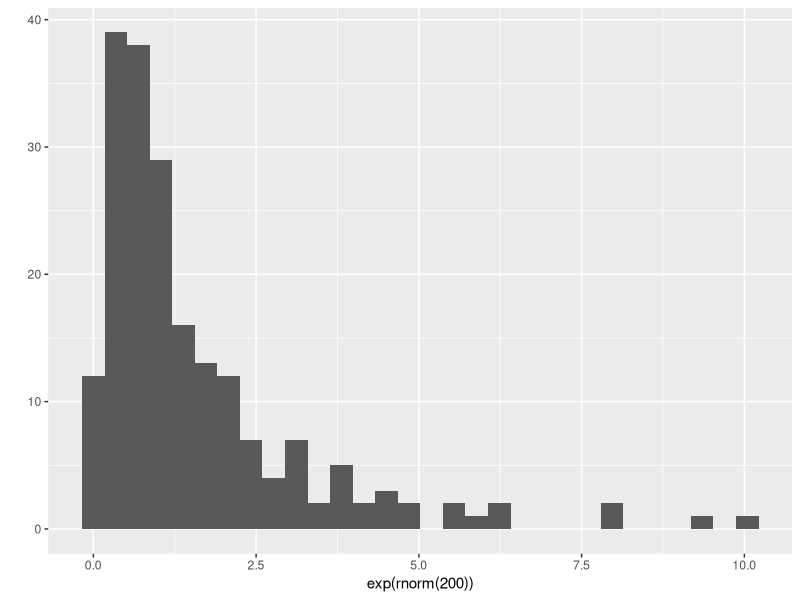

Generate this figure with R:
## ---- chunk 1
knitr::opts_chunk$set(echo = FALSE, cache=TRUE, messages=FALSE, warning=FALSE)
library(ggplot2)
## ---- chunk 2
qplot(exp(rnorm(200)))
